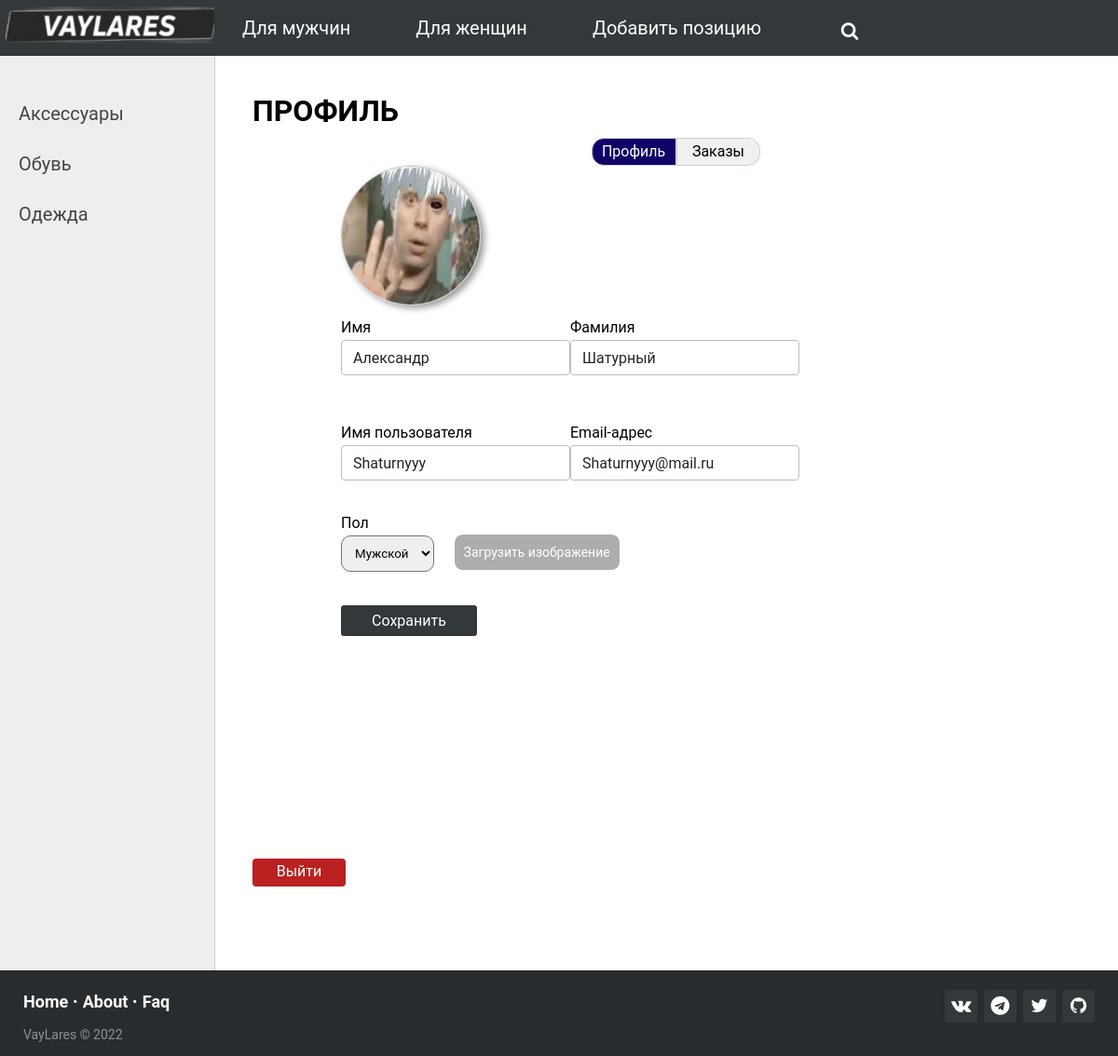
/profile/ (signed in), run on the app's committed database.
### clothes/models.py (models this page shows, shortened)
class Category(models.Model):
    category_name = models.CharField(max_length=100, db_index=True)
    slug = models.SlugField(max_length=255, unique=True, db_index=True, verbose_name="URL", null=True)
    def get_absolute_url(self):
        return reverse('category', kwargs={'category_slug': self.slug})
    class Meta:  # Используется в админ-панели
        verbose_name = 'Категории'
        verbose_name_plural = 'Категории'
        ordering = ['id']

class User(AbstractUser):
    Man = 'Мужcкой'
    Woman = 'Женский'
    GENDERS = [
        (Man, 'Мужcкой'),
        (Woman, 'Женский'),
    ]
    gender = models.CharField(max_length=15, choices=GENDERS, default=Man)
    image = models.ImageField(upload_to='user-images', null=True, blank=True)
    class Meta:
        verbose_name = 'Пользователи'
        verbose_name_plural = 'Пользователи'
        ordering = ['id']

### clothes/views.py (the view, shortened to what this page needs)
# urls.py: path('profile/', Profile.as_view(), name='profile'),
class Profile(LoginRequiredMixin, DataMixin, UpdateView):
    form_class = UserProfileForm
    template_name = 'clothes/profile.html'
    raise_exception = True
    def get_context_data(self, *, object_list=None, **kwargs):
        context = super().get_context_data(**kwargs)
        c_def = self.get_user_context(title='Профиль')
        return dict(list(context.items()) + list(c_def.items()))
    def get_object(self, queryset=None):
        return self.request.user

### clothes/forms.py
class UserProfileForm(UserChangeForm):
    fields = ['first_name', 'last_name', 'image', 'username', 'gender', 'email']
    class Meta:
        model = User
        fields = ('first_name', 'last_name', 'image', 'username', 'gender', 'email')
        widgets = {
            'first_name': forms.TextInput(attrs={'class': 'text-field__input'}),
            'last_name': forms.TextInput(attrs={'class': 'text-field__input'}),
            'username': forms.TextInput(attrs={'class': 'text-field__input'}),
            'gender': forms.Select(attrs={'class': 'gender-select'}),
            'email': forms.TextInput(attrs={'class': 'text-field__input'}),
            'image': forms.FileInput(attrs={'class': 'custom-file-input'}),
        }

### cart/cart.py (called while the page is built)
    def __len__(self):
        return sum(item['quantity'] for item in self.cart.values())

### cart/context_processors.py (called while the page is built)
def cart(request):
    return {'cart': Cart(request)}

### clothes/Favourites.py (called while the page is built)
    def __len__(self):
        return len(self.fav)

### clothes/context_processors.py (called while the page is built)
def fav(request):
    return {'fav': Favour(request)}

### clothes/templates/clothes/profile.html (shortened to what this page needs)
{% extends 'clothes/base.html' %}
{% load static %}
{% block content %}
<h1>ПРОФИЛЬ</h1>
<div class="profile-flex-container">
    <div class="profile-item1-selected">Профиль</div>
    <a href="{% url 'orders' %}" class="profile-item2">Заказы</a>
</div>
<div class="container">
    <div class="form-group row">
        <div class="avatar">
            <div class="avatar-container avatar-size">
                <img class="avatar-img"
                     src="{% if user.image %} {{ user.image.url }} {% else %} {% static 'clothes/images/default-avatar.jpeg' %} {% endif %}">
            </div>
        </div>
    </div>
    <form method="post" enctype="multipart/form-data">
        <div class="login-wrapper">
            <div class="login-content">
                <div class="form-group row">
                    <div class="form-group">
                        <label for="{{ form.first_name.id_for_label }}" class="text-field__label">Имя</label>
                        {{ form.first_name }}
                    </div>
                    <div>
                        <label for="{{ form.last_name.id_for_label }}" class="text-field__label">Фамилия</label>
                        {{ form.last_name }}
                    </div>
                </div>
                <div class="form-group row">
                    <div>
                        <label for="inputUsername" class="text-field__label">Имя пользователя</label>
                        {{ form.username }}
                    </div>
                    <div>
                        <label for="inputEmail" class="text-field__label">Email-адрес</label>
                        {{ form.email }}
                    </div>
                </div>
                <div class="form-group row">
                    <div>
                        <label for="{{ form.gender.id_for_label }}" class="text-field__label">Пол</label>
                        {{ form.gender }}
                    </div>
                    <label class="input-file">
                        <span>Загрузить изображение</span>
                    </label>
                </div>
                <div class="form-group row">
                    <div>
                        <button type="submit" class="button-form">Сохранить</button>
                    </div>
                </div>
            </div>
        </div>
    </form>
</div>
<a href="{% url 'logout' %}" class="logout">Выйти</a>
{% endblock content %}

### clothes/templates/clothes/base.html (shortened to what this page needs)
{% load static %}
<!DOCTYPE html>
<html lang="ru">
<head>
    <link type="text/css" href="{% static 'clothes/css/styles.css' %}" rel="stylesheet"/>
    <link href="//netdna.bootstrapcdn.com/font-awesome/4.7.0/css/font-awesome.css" rel="stylesheet"/>
</head>
<body>
{% block header %}
<div class="header">
    <ul id="mainmenu" class="mainmenu">
        <li class="logo">
            <a href="{% url 'home' %}">
                <div class="logo"></div>
            </a>
        </li>
        {% for m in menu %}
        {% if m.title == gender_selected %}
        <li class="gender-selected">{{m.title}}</li>
        {% else %}
        <li><a href="{% url m.url_name %}">{{m.title}}</a></li>
        {% endif %}
        {% endfor %}
        <li>
            <div class="search-box">
                <form name="search" action="{% url 'home' %}">
                    <button class="btn-search"><i class="fa fa-search"></i></button>
                    <input type="text" class="input-search" placeholder="Поиск..." name="search">
                </form>
            </div>
        </li>
        <div class="last">
            <li style="	margin: 18px 10px 0 0">
                {% with cart_items=cart|length %}
                {% with fav_items=fav|length %}
                <span class="cart-icon">
                    <a class="fa fa-heart-o" href="{% url 'fav_detail' %}"></a>
                </span>
                <span class="cart-icon">
                    <a class="fa fa-shopping-basket" href="{% url 'cart:cart_detail' %}"></a>
                </span>
            </li>
            <li style="	margin: 18px 114px 0 0">
                {% if request.user.is_authenticated %}
                <a href="{% url 'profile' %}" class="submenu-link"><i class="fa fa-user-circle"></i></a>
                {% else %}
                <a href="{% url 'login' %}">Войти <i class="fa fa-sign-in"> </i></a>
                {% endif %}
            </li>
        </div>
    </ul>
    {% endwith %}
    {% endwith %}
</div>
{% endblock header %}
<table class="table-content" border=0 cellpadding="0" cellspacing="0">
    <tr>
        <td valign="top" class="left-chapters">
            <ul id="leftchapters">
                {% for c in cats %}
                {% if c.clothes__count > 0 %}
                {% if c.pk == cat_selected %}
                <li class="selected">{{c.category_name}}</li>
                {% for sc in subcats %}
                {% if sc.category_id == c.pk %}
                {% if sc.pk == subcat_selected %}
                <li class="subselected">{{sc.subcategory_name}}</li>
                {% else %}
                <li><a class="subcat" href="{{ sc.get_absolute_url }}">{{sc.subcategory_name}}</a></li>
                {% endif %}
                {% endif %}
                {% endfor %}
                {% else %}
                <li><a href="{{ c.get_absolute_url }}">{{c.category_name}}</a></li>
                {% endif %}
                {% endif %}
                {% endfor %}
            </ul>
        </td>
        <td valign="top" class="content">
            {% block content %}
            {% endblock %}
        </td>
    </tr>
</table>
<footer class="footer-distributed">
    <div class="footer-right">
        <a href="https://vk.com/lex_faesinop"><i class="fa fa-vk"></i></a>
        <a href="https://t.me/A1exander7"><i class="fa fa-telegram"></i></a>
        <a href="https://www.twitter.com"><i class="fa fa-twitter"></i></a>
        <a href="https://github.com/FaEsinoP"><i class="fa fa-github"></i></a>
    </div>
    <div class="footer-left">
        <p class="footer-links">
            <a class="link-1" href="{% url 'home' %}">Home</a>
            <a href="{% url 'about' %}">About</a>
            <a href="{% url 'faq' %}">Faq</a>
        </p>
        <p>VayLares &copy; 2022</p>
    </div>
</footer>
</body>
</html>

### data on the page
Category: category_name "Аксессуары"
Category: category_name "Обувь"
Category: category_name "Одежда"
User: image (picture), first_name "Александр", last_name "Шатурный", username "Shaturnyyy", email "Shaturnyyy@mail.ru", gender "Мужcкой"

### other printed values
{{ m.title }} "Для мужчин" "Для женщин" "Добавить позицию"
